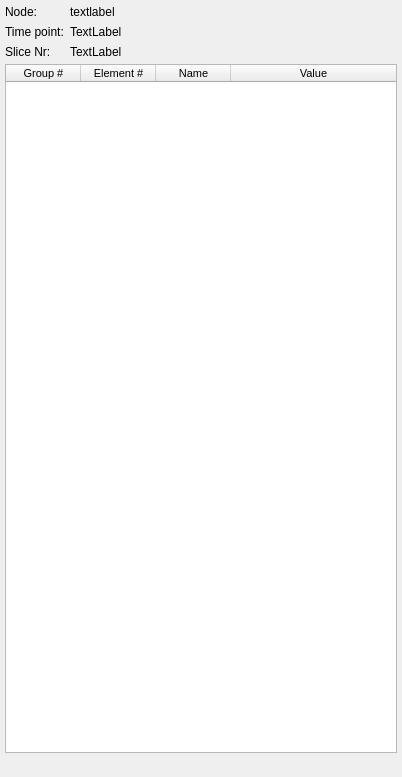
<?xml version="1.0" encoding="UTF-8"?>
<ui version="4.0">
 <class>DicomInspectorViewControls</class>
 <widget class="QWidget" name="DicomInspectorViewControls">
  <property name="geometry">
   <rect>
    <x>0</x>
    <y>0</y>
    <width>402</width>
    <height>777</height>
   </rect>
  </property>
  <property name="minimumSize">
   <size>
    <width>0</width>
    <height>0</height>
   </size>
  </property>
  <property name="windowTitle">
   <string>QmitkTemplate</string>
  </property>
  <layout class="QVBoxLayout" name="verticalLayout">
   <property name="spacing">
    <number>5</number>
   </property>
   <property name="leftMargin">
    <number>5</number>
   </property>
   <property name="topMargin">
    <number>5</number>
   </property>
   <property name="rightMargin">
    <number>5</number>
   </property>
   <property name="bottomMargin">
    <number>5</number>
   </property>
   <item>
    <layout class="QGridLayout" name="gridLayout">
     <item row="1" column="0">
      <widget class="QLabel" name="label_5">
       <property name="text">
        <string>Time point:</string>
       </property>
      </widget>
     </item>
     <item row="0" column="0">
      <widget class="QLabel" name="label_6">
       <property name="text">
        <string>Node:</string>
       </property>
      </widget>
     </item>
     <item row="0" column="1">
      <widget class="QLabel" name="labelNode">
       <property name="sizePolicy">
        <sizepolicy hsizetype="Expanding" vsizetype="Preferred">
         <horstretch>0</horstretch>
         <verstretch>0</verstretch>
        </sizepolicy>
       </property>
       <property name="text">
        <string>textlabel</string>
       </property>
      </widget>
     </item>
     <item row="1" column="1">
      <widget class="QLabel" name="labelTime">
       <property name="sizePolicy">
        <sizepolicy hsizetype="Expanding" vsizetype="Preferred">
         <horstretch>0</horstretch>
         <verstretch>0</verstretch>
        </sizepolicy>
       </property>
       <property name="text">
        <string>TextLabel</string>
       </property>
      </widget>
     </item>
     <item row="2" column="0">
      <widget class="QLabel" name="label">
       <property name="sizePolicy">
        <sizepolicy hsizetype="Preferred" vsizetype="Preferred">
         <horstretch>0</horstretch>
         <verstretch>0</verstretch>
        </sizepolicy>
       </property>
       <property name="text">
        <string>Slice Nr:</string>
       </property>
      </widget>
     </item>
     <item row="2" column="1">
      <widget class="QLabel" name="labelSlice">
       <property name="sizePolicy">
        <sizepolicy hsizetype="Expanding" vsizetype="Preferred">
         <horstretch>0</horstretch>
         <verstretch>0</verstretch>
        </sizepolicy>
       </property>
       <property name="text">
        <string>TextLabel</string>
       </property>
      </widget>
     </item>
    </layout>
   </item>
   <item>
    <widget class="QTableWidget" name="tableTags">
     <property name="font">
      <font>
       <pointsize>8</pointsize>
      </font>
     </property>
     <property name="editTriggers">
      <set>QAbstractItemView::NoEditTriggers</set>
     </property>
     <property name="alternatingRowColors">
      <bool>false</bool>
     </property>
     <property name="selectionMode">
      <enum>QAbstractItemView::NoSelection</enum>
     </property>
     <property name="sortingEnabled">
      <bool>false</bool>
     </property>
     <attribute name="horizontalHeaderDefaultSectionSize">
      <number>75</number>
     </attribute>
     <attribute name="horizontalHeaderHighlightSections">
      <bool>false</bool>
     </attribute>
     <attribute name="horizontalHeaderShowSortIndicator" stdset="0">
      <bool>false</bool>
     </attribute>
     <attribute name="horizontalHeaderStretchLastSection">
      <bool>true</bool>
     </attribute>
     <attribute name="verticalHeaderVisible">
      <bool>false</bool>
     </attribute>
     <attribute name="verticalHeaderDefaultSectionSize">
      <number>20</number>
     </attribute>
     <attribute name="verticalHeaderMinimumSectionSize">
      <number>20</number>
     </attribute>
     <column>
      <property name="text">
       <string>Group #</string>
      </property>
      <property name="toolTip">
       <string extracomment="DICOM group ID"/>
      </property>
     </column>
     <column>
      <property name="text">
       <string>Element #</string>
      </property>
      <property name="toolTip">
       <string extracomment="DICOM element ID"/>
      </property>
     </column>
     <column>
      <property name="text">
       <string>Name</string>
      </property>
      <property name="toolTip">
       <string extracomment="Human readable name of the DICOM tag"/>
      </property>
     </column>
     <column>
      <property name="text">
       <string>Value</string>
      </property>
      <property name="toolTip">
       <string extracomment="Value of the DICOM tag"/>
      </property>
     </column>
    </widget>
   </item>
   <item>
    <widget class="QLabel" name="lInfo">
     <property name="text">
      <string/>
     </property>
    </widget>
   </item>
  </layout>
 </widget>
 <layoutdefault spacing="6" margin="11"/>
 <resources/>
 <connections/>
</ui>
